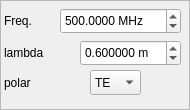
     <widget class="QFrame" name="frame_8">
      <property name="minimumSize">
       <size>
        <width>0</width>
        <height>110</height>
       </size>
      </property>
      <property name="maximumSize">
       <size>
        <width>190</width>
        <height>110</height>
       </size>
      </property>
      <property name="frameShape">
       <enum>QFrame::StyledPanel</enum>
      </property>
      <property name="frameShadow">
       <enum>QFrame::Raised</enum>
      </property>
      <widget class="QLabel" name="frequencyMHzLabel">
       <property name="enabled">
        <bool>true</bool>
       </property>
       <property name="geometry">
        <rect>
         <x>4</x>
         <y>8</y>
         <width>60</width>
         <height>26</height>
        </rect>
       </property>
       <property name="font">
        <font>
         <italic>false</italic>
         <kerning>true</kerning>
        </font>
       </property>
       <property name="text">
        <string>Freq.</string>
       </property>
      </widget>
      <widget class="QDoubleSpinBox" name="frequencyMHzDoubleSpinBox">
       <property name="geometry">
        <rect>
         <x>60</x>
         <y>8</y>
         <width>121</width>
         <height>26</height>
        </rect>
       </property>
       <property name="locale">
        <locale language="English" country="UnitedStates"/>
       </property>
       <property name="keyboardTracking">
        <bool>false</bool>
       </property>
       <property name="suffix">
        <string> MHz</string>
       </property>
       <property name="decimals">
        <number>4</number>
       </property>
       <property name="maximum">
        <double>1000000.000000000000000</double>
       </property>
       <property name="singleStep">
        <double>100.000000000000000</double>
       </property>
       <property name="value">
        <double>500.000000000000000</double>
       </property>
      </widget>
      <widget class="QLabel" name="lambdaMLabel">
       <property name="geometry">
        <rect>
         <x>4</x>
         <y>40</y>
         <width>61</width>
         <height>26</height>
        </rect>
       </property>
       <property name="text">
        <string>lambda</string>
       </property>
      </widget>
      <widget class="QDoubleSpinBox" name="lambdaMDoubleSpinBox">
       <property name="geometry">
        <rect>
         <x>80</x>
         <y>40</y>
         <width>101</width>
         <height>26</height>
        </rect>
       </property>
       <property name="locale">
        <locale language="English" country="UnitedStates"/>
       </property>
       <property name="keyboardTracking">
        <bool>false</bool>
       </property>
       <property name="suffix">
        <string> m</string>
       </property>
       <property name="decimals">
        <number>6</number>
       </property>
       <property name="maximum">
        <double>5000.000000000000000</double>
       </property>
       <property name="value">
        <double>0.600000000000000</double>
       </property>
      </widget>
      <widget class="QLabel" name="lambdaMLabel_2">
       <property name="geometry">
        <rect>
         <x>4</x>
         <y>70</y>
         <width>101</width>
         <height>26</height>
        </rect>
       </property>
       <property name="text">
        <string>polar</string>
       </property>
      </widget>
      <widget class="QComboBox" name="polarisationComboBox">
       <property name="geometry">
        <rect>
         <x>90</x>
         <y>70</y>
         <width>51</width>
         <height>25</height>
        </rect>
       </property>
       <property name="currentText">
        <string>TE</string>
       </property>
       <property name="currentIndex">
        <number>0</number>
       </property>
       <item>
        <property name="text">
         <string>TE</string>
        </property>
       </item>
       <item>
        <property name="text">
         <string>TM</string>
        </property>
       </item>
      </widget>
     </widget>
